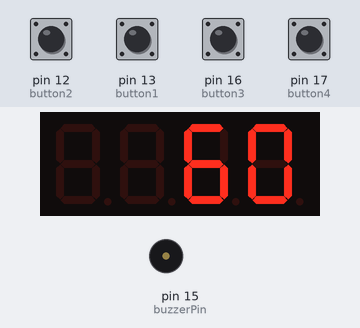
This sketch was run on a simulated Arduino Uno, built with avr-gcc and run on an emulated ATmega328P. On the bench: 4-digit seven-segment display, buzzer (waves = sounding, pin HIGH). Wiring (inferred from the names in the program): 4-digit 7-segment display, segments lit when HIGH: segments pin 2, pin 3, pin 4, pin 5, A0, pin 7, pin 8; digit selects pin 6, pin 9, pin 10, pin 11. The inputs (shaded band) are chosen by the test bench; at power-on: pin 12 (button2), pin 13 (button1), pin 16 (button3), pin 17 (button4) HIGH. The segment pins are drawn as the display they are named for; pins used as bus, display or sensor lines are not drawn.

Above: at 1.2 s.
1.3 s: pin 17 (button4) pulled LOW for 1 s
At 3.5 s:
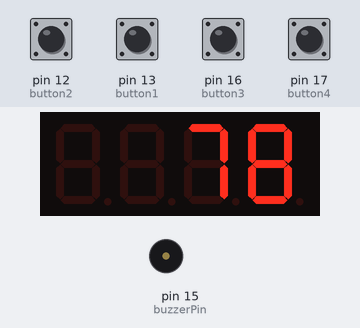
3.8 s: pin 17 (button4) pulled LOW for 3.2 s
At 8.2 s:
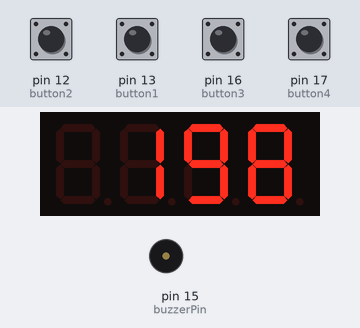
8.5 s: pin 13 (button1) pulled LOW for 0.15 s
At 10.3 s:
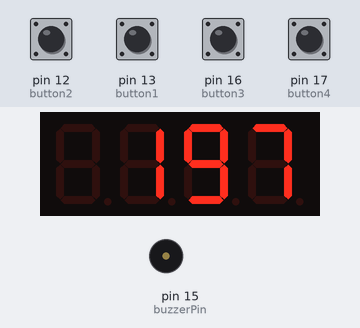
11.6 s: pin 12 (button2) pulled LOW for 0.15 s
At 12.2 s:
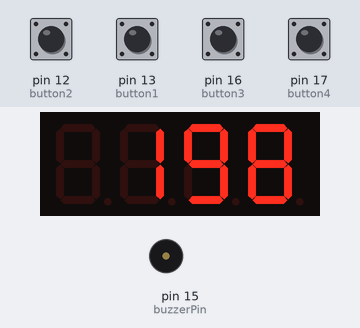
13.2 s: pin 16 (button3) pulled LOW for 1 s
At 14.6 s:
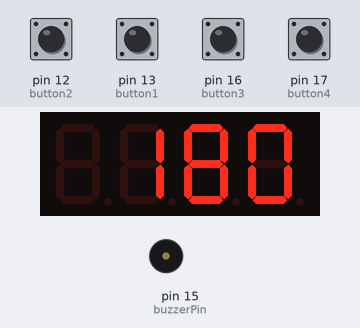
15.7 s: pin 13 (button1) pulled LOW for 1 s
At 17.3 s:
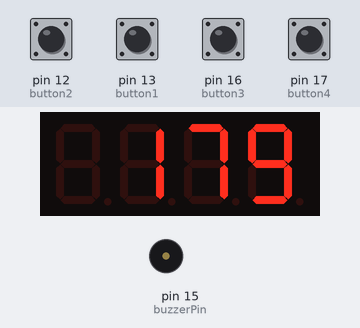
Timing chart, 0 to 18.8 s (numbered marks = the images above; inputs shaded):
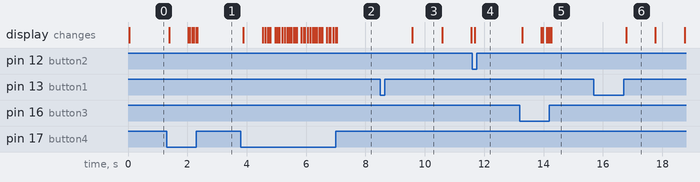

The sketch:

4-digit_7-segment_display_countdown_timer.ino
```cpp
//create a countdown timer with start, reset,count up and count down with
//a function to display a given number (0-9999)

#include <math.h>

int digit_pin[] = {6, 9, 10, 11}; // PWM Display digit pins from left to right

int buzzerPin = 15;

#define DIGIT_ON  LOW
#define DIGIT_OFF  HIGH

int segmentA = 2;
int segmentB = 3;
int segmentC = 4;
int segmentD = 5;
int segmentE = A0; //pin 6 is used bij display 1 for its pwm function
int segmentF = 7;
int segmentG = 8;
//int segPD = ;


int button1=13;
int button2=12;
int button3=16;
int button4=17;

unsigned int countdown_time = 60;

struct struct_digits {
    int digit[4];
  };


void setup() {
  pinMode(segmentA, OUTPUT);
  pinMode(segmentB, OUTPUT);
  pinMode(segmentC, OUTPUT);
  pinMode(segmentD, OUTPUT);
  pinMode(segmentE, OUTPUT);
  pinMode(segmentF, OUTPUT);
  pinMode(segmentG, OUTPUT);

  for (int i=0; i<4; i++) {
    pinMode(digit_pin[i], OUTPUT);
  }

  pinMode(buzzerPin, OUTPUT);

  pinMode(button1,INPUT_PULLUP);
  pinMode(button2,INPUT_PULLUP);
  pinMode(button3,INPUT_PULLUP);
  pinMode(button4,INPUT_PULLUP);
}


void playTone(int tone, int duration) {
  for (long k = 0; k < duration * 1000L; k += tone * 2) {
    digitalWrite(buzzerPin, HIGH);
    delayMicroseconds(tone);
    digitalWrite(buzzerPin, LOW);
    delayMicroseconds(tone);
  }
}


void lightNumber(int numberToDisplay) {

#define SEGMENT_ON  HIGH
#define SEGMENT_OFF LOW

  switch (numberToDisplay){

  case 0:
    digitalWrite(segmentA, SEGMENT_ON);
    digitalWrite(segmentB, SEGMENT_ON);
    digitalWrite(segmentC, SEGMENT_ON);
    digitalWrite(segmentD, SEGMENT_ON);
    digitalWrite(segmentE, SEGMENT_ON);
    digitalWrite(segmentF, SEGMENT_ON);
    digitalWrite(segmentG, SEGMENT_OFF);
    break;

  case 1:
    digitalWrite(segmentA, SEGMENT_OFF);
    digitalWrite(segmentB, SEGMENT_ON);
    digitalWrite(segmentC, SEGMENT_ON);
    digitalWrite(segmentD, SEGMENT_OFF);
    digitalWrite(segmentE, SEGMENT_OFF);
    digitalWrite(segmentF, SEGMENT_OFF);
    digitalWrite(segmentG, SEGMENT_OFF);
    break;

  case 2:
    digitalWrite(segmentA, SEGMENT_ON);
    digitalWrite(segmentB, SEGMENT_ON);
    digitalWrite(segmentC, SEGMENT_OFF);
    digitalWrite(segmentD, SEGMENT_ON);
    digitalWrite(segmentE, SEGMENT_ON);
    digitalWrite(segmentF, SEGMENT_OFF);
    digitalWrite(segmentG, SEGMENT_ON);
    break;

  case 3:
    digitalWrite(segmentA, SEGMENT_ON);
    digitalWrite(segmentB, SEGMENT_ON);
    digitalWrite(segmentC, SEGMENT_ON);
    digitalWrite(segmentD, SEGMENT_ON);
    digitalWrite(segmentE, SEGMENT_OFF);
    digitalWrite(segmentF, SEGMENT_OFF);
    digitalWrite(segmentG, SEGMENT_ON);
    break;

  case 4:
    digitalWrite(segmentA, SEGMENT_OFF);
    digitalWrite(segmentB, SEGMENT_ON);
    digitalWrite(segmentC, SEGMENT_ON);
    digitalWrite(segmentD, SEGMENT_OFF);
    digitalWrite(segmentE, SEGMENT_OFF);
    digitalWrite(segmentF, SEGMENT_ON);
    digitalWrite(segmentG, SEGMENT_ON);
    break;

  case 5:
    digitalWrite(segmentA, SEGMENT_ON);
    digitalWrite(segmentB, SEGMENT_OFF);
    digitalWrite(segmentC, SEGMENT_ON);
    digitalWrite(segmentD, SEGMENT_ON);
    digitalWrite(segmentE, SEGMENT_OFF);
    digitalWrite(segmentF, SEGMENT_ON);
    digitalWrite(segmentG, SEGMENT_ON);
    break;

  case 6:
    digitalWrite(segmentA, SEGMENT_ON);
    digitalWrite(segmentB, SEGMENT_OFF);
    digitalWrite(segmentC, SEGMENT_ON);
    digitalWrite(segmentD, SEGMENT_ON);
    digitalWrite(segmentE, SEGMENT_ON);
    digitalWrite(segmentF, SEGMENT_ON);
    digitalWrite(segmentG, SEGMENT_ON);
    break;

  case 7:
    digitalWrite(segmentA, SEGMENT_ON);
    digitalWrite(segmentB, SEGMENT_ON);
    digitalWrite(segmentC, SEGMENT_ON);
    digitalWrite(segmentD, SEGMENT_OFF);
    digitalWrite(segmentE, SEGMENT_OFF);
    digitalWrite(segmentF, SEGMENT_OFF);
    digitalWrite(segmentG, SEGMENT_OFF);
    break;

  case 8:
    digitalWrite(segmentA, SEGMENT_ON);
    digitalWrite(segmentB, SEGMENT_ON);
    digitalWrite(segmentC, SEGMENT_ON);
    digitalWrite(segmentD, SEGMENT_ON);
    digitalWrite(segmentE, SEGMENT_ON);
    digitalWrite(segmentF, SEGMENT_ON);
    digitalWrite(segmentG, SEGMENT_ON);
    break;

  case 9:
    digitalWrite(segmentA, SEGMENT_ON);
    digitalWrite(segmentB, SEGMENT_ON);
    digitalWrite(segmentC, SEGMENT_ON);
    digitalWrite(segmentD, SEGMENT_ON);
    digitalWrite(segmentE, SEGMENT_OFF);
    digitalWrite(segmentF, SEGMENT_ON);
    digitalWrite(segmentG, SEGMENT_ON);
    break;

  case 10:
    digitalWrite(segmentA, SEGMENT_OFF);
    digitalWrite(segmentB, SEGMENT_OFF);
    digitalWrite(segmentC, SEGMENT_OFF);
    digitalWrite(segmentD, SEGMENT_OFF);
    digitalWrite(segmentE, SEGMENT_OFF);
    digitalWrite(segmentF, SEGMENT_OFF);
    digitalWrite(segmentG, SEGMENT_OFF);
    break;
  }

}


void ChangeDigit(int digit) {
  for (int i=0; i<4; i++) {
    if (i == digit) {
      digitalWrite(digit_pin[i], DIGIT_ON);
    } else {
      digitalWrite(digit_pin[i], DIGIT_OFF);
    }
  }
}


struct struct_digits IntToDigits(int n){
  struct struct_digits dig;
  int zeros=0;
  int d;
  for (int i=0; i<4; i++) {
    d=n/pow(10,3-i);
    zeros += d;
    n = n - d*pow(10,3-i);
    if (zeros!=0 || i==3) {
      dig.digit[i]=d;
    } else {
      dig.digit[i]=10;
    }
  }
  return dig;
}

void PrintNumber(int n, int time) {
  struct struct_digits dig;

  dig = IntToDigits(n);

  for (int i=0; i<= time/20; i++) {
    if (digitalRead(button2)==LOW) {
      return;
    }
    for (int j=0; j<4; j++) {
      ChangeDigit(j);
      lightNumber(dig.digit[j]);
      delay(5);
    }
  }
}


bool Countdown(int n, int del){
  for (int q=n; q>0; q--){
    PrintNumber(q,del);
    if (digitalRead(button2)==LOW) {
      return false;
    }
  }
  PrintNumber(0,0);
  playTone(2519,3000);
  return true;
}


void reset() {
  int m, zeros, d, pressed3 = 0, pressed4 = 0;
  m=countdown_time;
  struct struct_digits dig;

  dig = IntToDigits(countdown_time);

  while (digitalRead(button1)==HIGH) {
    for (int j=0; j<4; j++) {
      ChangeDigit(j);
      lightNumber(dig.digit[j]);
      delay(5);
    }
    if (digitalRead(button3)==LOW) {
      if (pressed3 == 0 || pressed3 > 30) {
        if (countdown_time > 0) {
          countdown_time -= 1 ;
        }
        dig = IntToDigits(countdown_time);
      }
      pressed3 += 1;
    }
    else if (digitalRead(button4)==LOW) {
      if (pressed4 == 0 || pressed4 > 30) {
        if (countdown_time <9999) {
          countdown_time += 1 ;
        }
        dig = IntToDigits(countdown_time);
      }
      pressed4 += 1;
    }
    if (digitalRead(button3)==HIGH) {
      pressed3=0;
    }
    if (digitalRead(button4)==HIGH) {
      pressed4=0;
    }
  }
}

void loop(){
  reset();
  while (!Countdown(countdown_time,962)) {
    reset();
  }
  while (digitalRead(button2)==1){};
}
```

Measured:
- after the input at 1.3 s, the display: first changes after 0.08 s (image 1 shows a later state)
- after the input at 3.8 s, the display: first changes after 0.08 s (image 2 shows a later state)
- after the input at 8.5 s, the display: changes after 1.1 s (image 3)
- after the input at 11.6 s, the display: changes after 0.08 s (image 4)
- after the input at 13.2 s, the display: first changes after 0.08 s (image 5 shows a later state)
- after the input at 15.7 s, the display: changes after 1.1 s (image 6)
- what the display in image 3 shows lasts 1.0 s, from 9.6 s to 10.6 s
